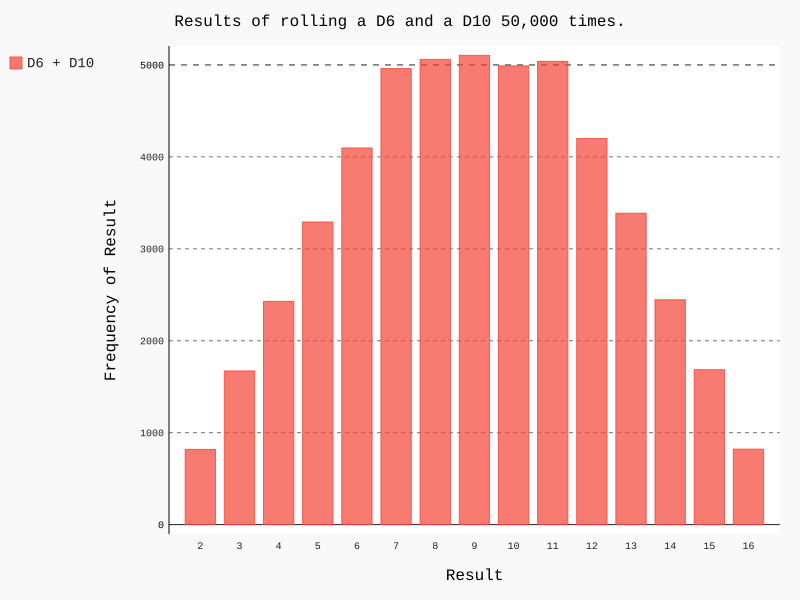

Reproduce this figure in Python.
import pygal
from die import Die


# 创建两个D6骰子
die_1 = Die()
die_2 = Die(10)

# 掷几次骰子，并将结果储存在一个列表中
results = []
for roll_num in range(50000):
    result = die_1.roll() + die_2.roll()
    results.append(result)

# 分析结果
frequencise = []
max_result = die_1.num_sides + die_2.num_sides
for value in range(2, max_result+1):
    frequency = results.count(value)
    frequencise.append(frequency)

# 对结果进行可视化
hist = pygal.Bar()

hist.title = "Results of rolling a D6 and a D10 50,000 times."
hist.x_labels = ['2', '3', '4', '5', '6', '7', '8', '9', '10', '11', '12', '13', '14', '15','16']
hist.x_title = "Result"
hist.y_title = "Frequency of Result"

hist.add('D6 + D10', frequencise)
hist.render_to_file('die_visual.svg')

print(frequencise)
